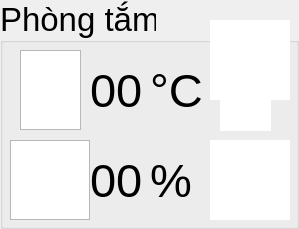
            <widget class="QGroupBox" name="groupBox_3">
             <property name="font">
              <font>
               <pointsize>25</pointsize>
              </font>
             </property>
             <property name="styleSheet">
              <string notr="true">QGroupBox#groupBox_3 { border: 3px solid black; }</string>
             </property>
             <property name="title">
              <string>Phòng tắm</string>
             </property>
             <widget class="QGraphicsView" name="graphicsView_46">
              <property name="geometry">
               <rect>
                <x>10</x>
                <y>140</y>
                <width>80</width>
                <height>80</height>
               </rect>
              </property>
              <property name="styleSheet">
               <string notr="true">border-image: url(:/background/icon/thermometer.png);</string>
              </property>
             </widget>
             <widget class="QGraphicsView" name="graphicsView_47">
              <property name="geometry">
               <rect>
                <x>20</x>
                <y>50</y>
                <width>61</width>
                <height>80</height>
               </rect>
              </property>
              <property name="styleSheet">
               <string notr="true">border-image: url(:/background/icon/humidity.png);</string>
              </property>
             </widget>
             <widget class="QLabel" name="lb_da_pt">
              <property name="geometry">
               <rect>
                <x>90</x>
                <y>50</y>
                <width>111</width>
                <height>80</height>
               </rect>
              </property>
              <property name="font">
               <font>
                <pointsize>35</pointsize>
                <italic>false</italic>
                <underline>false</underline>
                <strikeout>false</strikeout>
                <kerning>true</kerning>
               </font>
              </property>
              <property name="text">
               <string>00</string>
              </property>
             </widget>
             <widget class="QLabel" name="lb_nd_pt">
              <property name="geometry">
               <rect>
                <x>90</x>
                <y>140</y>
                <width>111</width>
                <height>80</height>
               </rect>
              </property>
              <property name="font">
               <font>
                <pointsize>35</pointsize>
               </font>
              </property>
              <property name="text">
               <string>00</string>
              </property>
             </widget>
             <widget class="QPushButton" name="sw_d_pt">
              <property name="geometry">
               <rect>
                <x>220</x>
                <y>100</y>
                <width>51</width>
                <height>31</height>
               </rect>
              </property>
              <property name="styleSheet">
               <string notr="true">background-color: rgb(255, 255, 255);
border:transparent;</string>
              </property>
              <property name="text">
               <string/>
              </property>
              <property name="icon">
               <iconset resource="rc.qrc">
                <normaloff>:/background/icon/swh_off.png</normaloff>:/background/icon/swh_off.png</iconset>
              </property>
              <property name="iconSize">
               <size>
                <width>51</width>
                <height>31</height>
               </size>
              </property>
              <property name="shortcut">
               <string>9</string>
              </property>
             </widget>
             <widget class="QLabel" name="img_d_pt">
              <property name="geometry">
               <rect>
                <x>210</x>
                <y>20</y>
                <width>80</width>
                <height>80</height>
               </rect>
              </property>
              <property name="styleSheet">
               <string notr="true">background-color: rgb(255, 255, 255);</string>
              </property>
              <property name="text">
               <string/>
              </property>
              <property name="pixmap">
               <pixmap resource="rc.qrc">:/background/icon/lamp_off.png</pixmap>
              </property>
              <property name="scaledContents">
               <bool>true</bool>
              </property>
             </widget>
             <widget class="QLabel" name="img_c_pt">
              <property name="enabled">
               <bool>false</bool>
              </property>
              <property name="geometry">
               <rect>
                <x>210</x>
                <y>140</y>
                <width>80</width>
                <height>80</height>
               </rect>
              </property>
              <property name="styleSheet">
               <string notr="true">background-color: rgb(255, 255, 255);</string>
              </property>
              <property name="text">
               <string/>
              </property>
              <property name="pixmap">
               <pixmap resource="rc.qrc">:/background/icon/door.png</pixmap>
              </property>
              <property name="scaledContents">
               <bool>true</bool>
              </property>
             </widget>
             <widget class="QLabel" name="label_7">
              <property name="geometry">
               <rect>
                <x>150</x>
                <y>150</y>
                <width>121</width>
                <height>61</height>
               </rect>
              </property>
              <property name="font">
               <font>
                <pointsize>35</pointsize>
               </font>
              </property>
              <property name="text">
               <string>%</string>
              </property>
             </widget>
             <widget class="QLabel" name="label_8">
              <property name="geometry">
               <rect>
                <x>150</x>
                <y>60</y>
                <width>101</width>
                <height>61</height>
               </rect>
              </property>
              <property name="font">
               <font>
                <pointsize>35</pointsize>
               </font>
              </property>
              <property name="text">
               <string>°C</string>
              </property>
             </widget>
             <zorder>graphicsView_46</zorder>
             <zorder>graphicsView_47</zorder>
             <zorder>lb_da_pt</zorder>
             <zorder>lb_nd_pt</zorder>
             <zorder>sw_d_pt</zorder>
             <zorder>img_d_pt</zorder>
             <zorder>img_c_pt</zorder>
             <zorder>label_8</zorder>
             <zorder>label_7</zorder>
            </widget>
